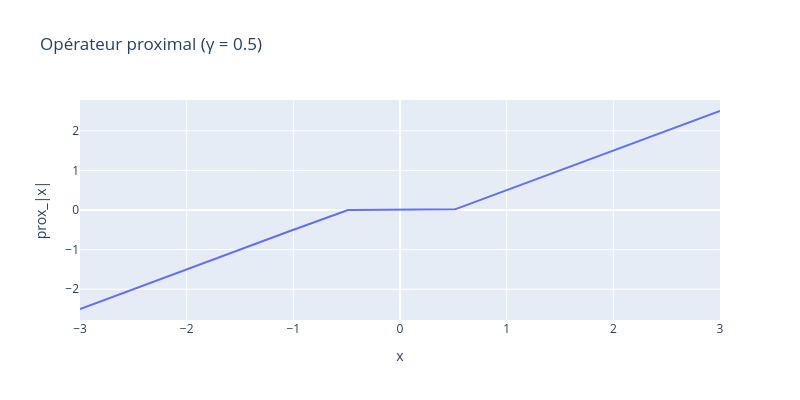
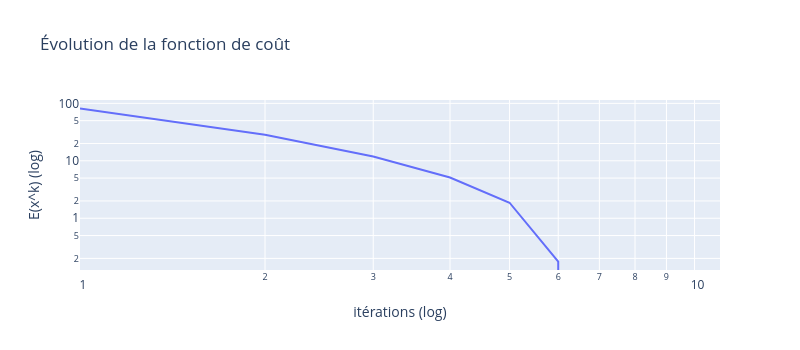
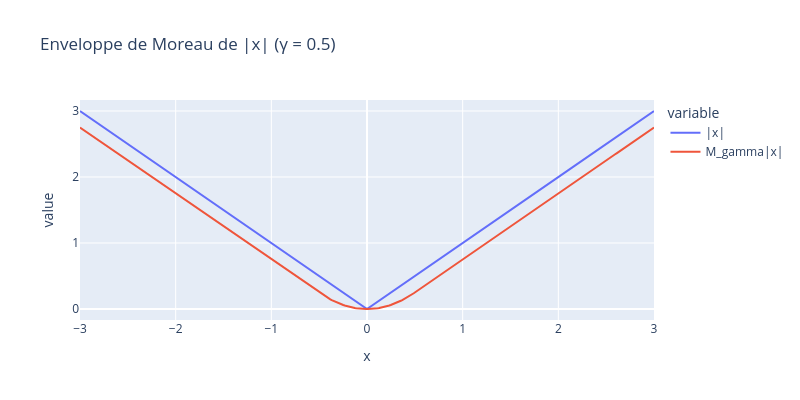

Write notebook code for charts like these, in order.
### Markdown cell above
## **Affichage des résultats**

### Code cell
x = np.linspace(-3, 3, 400)
gamma = 0.5
z = 1.0

lam_plot = 1.0

df = pandas.DataFrame({
    "x": x,
    "prox_|x|": prox_l1(x, gamma, lam_plot)
})

fig = px.line(
    df,
    x="x",
    y= "prox_|x|",
    title=f"Opérateur proximal (γ = {gamma})",
    labels={"value": "prox", "x": "x"},
    width=800,
    height=400
)
fig.show()


plt_cost = pandas.DataFrame({
    'x': np.arange(1, len(En)+1),
    'y': En,
})

fig = px.line(
    plt_cost,
    x='x',
    y='y',
    log_x=True,
    log_y=True,
    labels={'x':'itérations (log)','y':'E(x^k) (log)'},
    title='Évolution de la fonction de coût',
    width=800,
    height=350
)
fig.show()

df = pandas.DataFrame({
    "x": x,
    "|x|": np.abs(x),
    "M_gamma|x|": moreau_l1(x, gamma)
})

fig = px.line(
    df,
    x="x",
    y=["|x|", "M_gamma|x|"],
    title=f"Enveloppe de Moreau de |x| (γ = {gamma})",
    width=800,
    height=400
)
fig.show()

### Figure 1 — Plotly figure (JSON) as saved in the notebook; plotly's stock layout.template omitted (floating-point values rounded to 4 significant figures; data arrays with more than 128 entries replaced by an {"elided": "..."} marker saying what was removed)
{"data": [{"hovertemplate": "x=%{x}<br>prox_|x|=%{y}<extra></extra>", "legendgroup": "", "line": {"color": "#636efa", "dash": "solid"}, "marker": {"symbol": "circle"}, "mode": "lines", "name": "", "orientation": "v", "showlegend": false, "type": "scatter", "x": {"elided": "400 float values"}, "xaxis": "x", "y": {"elided": "400 float values"}, "yaxis": "y"}], "layout": {"height": 400, "legend": {"tracegroupgap": 0}, "title": {"text": "Opérateur proximal (γ = 0.5)"}, "width": 800, "xaxis": {"anchor": "y", "domain": [0, 1], "title": {"text": "x"}}, "yaxis": {"anchor": "x", "domain": [0, 1], "title": {"text": "prox_|x|"}}}}

### Figure 2 — Plotly figure (JSON) as saved in the notebook; plotly's stock layout.template omitted (floating-point values rounded to 4 significant figures)
{"data": [{"hovertemplate": "itérations (log)=%{x}<br>E(x^k) (log)=%{y}<extra></extra>", "legendgroup": "", "line": {"color": "#636efa", "dash": "solid"}, "marker": {"symbol": "circle"}, "mode": "lines", "name": "", "orientation": "v", "showlegend": false, "type": "scatter", "x": [1, 2, 3, 4, 5, 6, 7, 8, 9, 10, 11], "xaxis": "x", "y": [81.42, 28.43, 11.91, 5.124, 1.864, 0.1766, 0.0, 0.0, 0.0, 0.0, 0.0], "yaxis": "y"}], "layout": {"height": 350, "legend": {"tracegroupgap": 0}, "title": {"text": "Évolution de la fonction de coût"}, "width": 800, "xaxis": {"anchor": "y", "domain": [0, 1], "title": {"text": "itérations (log)"}, "type": "log"}, "yaxis": {"anchor": "x", "domain": [0, 1], "title": {"text": "E(x^k) (log)"}, "type": "log"}}}

### Figure 3 — Plotly figure (JSON) as saved in the notebook; plotly's stock layout.template omitted (floating-point values rounded to 4 significant figures; data arrays with more than 128 entries replaced by an {"elided": "..."} marker saying what was removed)
{"data": [{"hovertemplate": "variable=|x|<br>x=%{x}<br>value=%{y}<extra></extra>", "legendgroup": "|x|", "line": {"color": "#636efa", "dash": "solid"}, "marker": {"symbol": "circle"}, "mode": "lines", "name": "|x|", "orientation": "v", "showlegend": true, "type": "scatter", "x": {"elided": "400 float values"}, "xaxis": "x", "y": {"elided": "400 float values"}, "yaxis": "y"}, {"hovertemplate": "variable=M_gamma|x|<br>x=%{x}<br>value=%{y}<extra></extra>", "legendgroup": "M_gamma|x|", "line": {"color": "#EF553B", "dash": "solid"}, "marker": {"symbol": "circle"}, "mode": "lines", "name": "M_gamma|x|", "orientation": "v", "showlegend": true, "type": "scatter", "x": {"elided": "400 float values"}, "xaxis": "x", "y": {"elided": "400 float values"}, "yaxis": "y"}], "layout": {"height": 400, "legend": {"title": {"text": "variable"}, "tracegroupgap": 0}, "title": {"text": "Enveloppe de Moreau de |x| (γ = 0.5)"}, "width": 800, "xaxis": {"anchor": "y", "domain": [0, 1], "title": {"text": "x"}}, "yaxis": {"anchor": "x", "domain": [0, 1], "title": {"text": "value"}}}}
